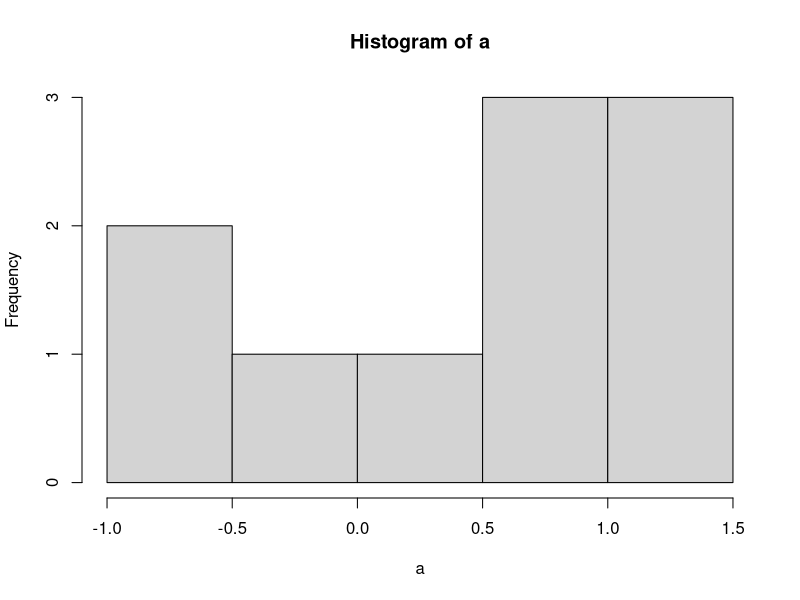

Generate this figure with R: (Note: this script raises an error after producing the figure.)
## ---- chunk 1
options(htmltools.dir.version = FALSE)
## ---- chunk 2
a <- rnorm(10,0,1)
print(a)
## ---- chunk 3
hist(a)
## ---- chunk 4
library(knitr)
knitr::include_graphics("xarimages/puppy.jpg")
